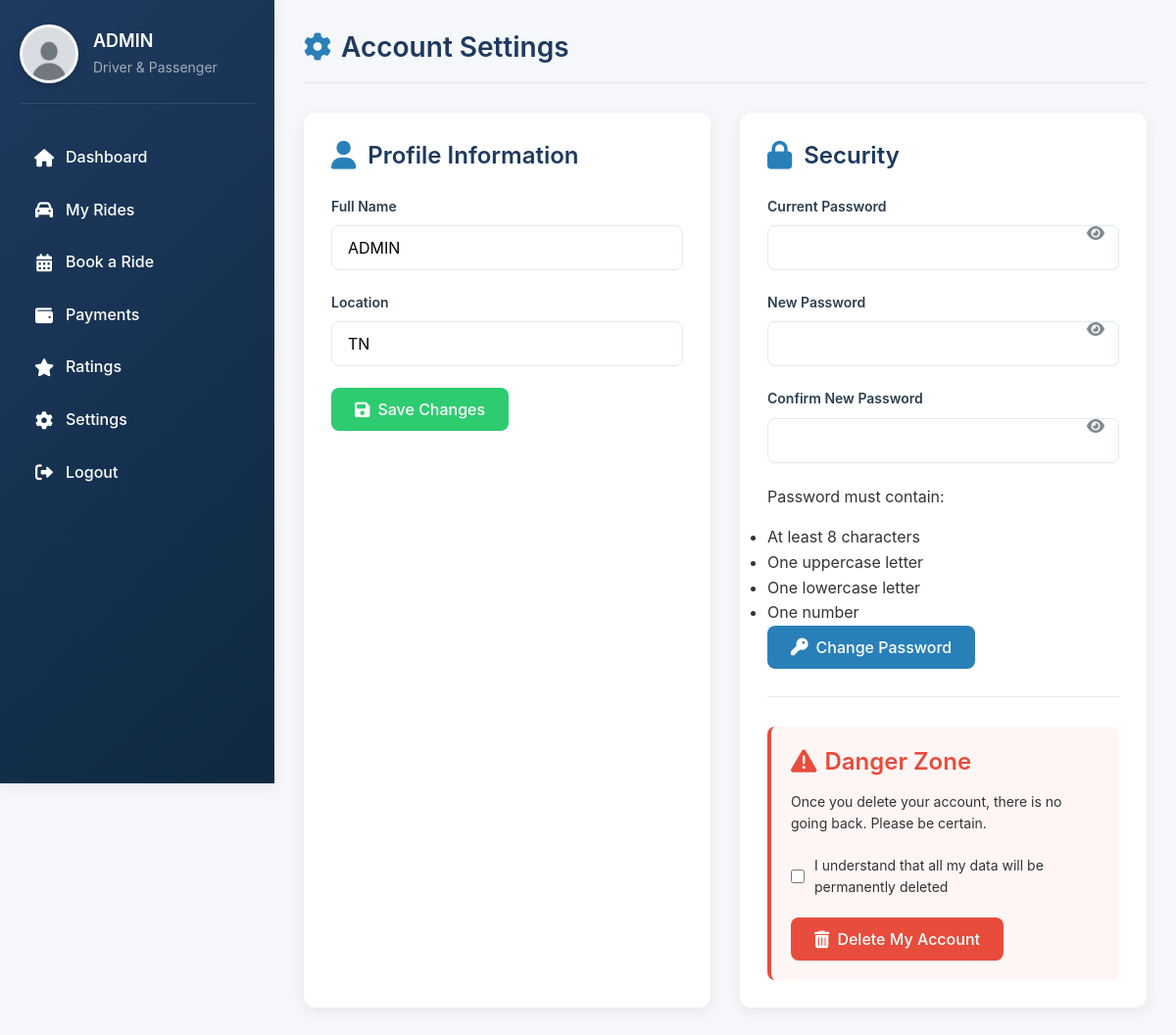
The app's page /Pages/settings.php (signed in) with its own data.
### tables this page shows
CREATE TABLE "users" (
	"id"	INTEGER,
	"username"	TEXT NOT NULL UNIQUE,
	"email"	TEXT NOT NULL UNIQUE,
	"password"	TEXT NOT NULL,
	"Region"	TEXT NOT NULL,
	"is_driver"	BOOLEAN DEFAULT 0,
	"is_student"	BOOLEAN DEFAULT 0,
	"Balance"	REAL DEFAULT 0,
	"score"	REAL DEFAULT 5.0,
	"created_at"	TIMESTAMP DEFAULT CURRENT_TIMESTAMP,
	PRIMARY KEY("id" AUTOINCREMENT)
);

### classes/users.php (called while the page is built, shortened)
<?php
class User {
    private $username;
    private $region;
    private $db;
    public function __construct(PDO $db) {
        $this->db = $db;
    }
    public function load(int $userId): bool {
        try {
            $stmt = $this->db->prepare("SELECT * FROM users WHERE id = ?");
            $stmt->execute([$userId]);
            $user = $stmt->fetch(PDO::FETCH_ASSOC);
            if ($user) {
                $this->username = $user['username'];
                $this->region = $user['Region'] ?? $user['region'] ?? '';
                return true;
            }
            return false;
        } catch (PDOException $e) {
            error_log("Error loading user: " . $e->getMessage());
            return false;
        }
    }
    public function getUsername(): ?string { return $this->username; }
    public function getRegion(): ?string { return $this->region; }
}

### server/session.php (called while the page is built, shortened)
<?php
require_once __DIR__ . '/../classes/users.php';
function getDB(): PDO {
    static $pdo = null;
    if ($pdo === null) {
        $db = new Database();
        $pdo = $db->getConnection();
    }
    return $pdo;
}
function getCurrentUser(): ?User {
    $user = new User(getDB());
    return $user->load($_SESSION['user_id']) ? $user : null;
}

### server/language.php (called while the page is built, shortened)
<?php
$langDir = __DIR__ . '/../lang/';
function t($key, $default = '') {
     return $GLOBALS['translations'][$key] ?? $default;
 }$GLOBALS['translations'] = include $langDir . $GLOBALS['languages'][$GLOBALS['selectedLang']]['file'];
function addLangAndCountryToUrl($url)
{
    $lang = $_GET['lang'] ?? 'en';
    $country = $_GET['country'] ?? 'tn';
    $separator = (parse_url($url, PHP_URL_QUERY) == NULL) ? '?' : '&';
    return $url . $separator . 'lang=' . urlencode($lang) . '&country=' . urlencode($country);
}

### Pages/settings.php (the view, shortened to what this page needs)
<?php
require_once '../server/session.php';
require_once '../classes/users.php';
$currentUser = getCurrentUser();
?>
<!DOCTYPE html>
<html lang="en">
<head>
    <link rel="stylesheet" href="https://cdnjs.cloudflare.com/ajax/libs/font-awesome/6.0.0/css/all.min.css">
    <link rel="stylesheet" href="../css/settings.css">
</head>
<body>
    <?php require_once '../include/sidebar.php'; ?>
    <div class="main-content">
        <div class="settings-container">
            <div class="settings-header">
                <h1><i class="fas fa-cog"></i> Account Settings</h1>
            </div>
            <div class="settings-grid">
                <div class="settings-card">
                    <h2><i class="fas fa-user"></i> Profile Information</h2>
                    <form action="settings.php" method="POST">
                        <div class="form-group">
                            <label for="name">Full Name</label>
                            <input type="text" id="name" name="name" class="form-control"
                                   value="<?php echo htmlspecialchars($currentUser->getUsername()); ?>" required>
                        </div>
                        <div class="form-group">
                            <label for="region">Location</label>
                            <input type="text" id="region" name="region" class="form-control"
                                   value="<?php echo htmlspecialchars($currentUser->getRegion()); ?>"
                                   placeholder="Your country or city">
                        </div>
                        <button type="submit" name="update_profile" class="btn btn-success">
                            <i class="fas fa-save"></i> Save Changes
                        </button>
                    </form>
                </div>
                <div class="settings-card">
                    <h2><i class="fas fa-lock"></i> Security</h2>
                    <form action="settings.php" method="POST">
                        <div class="form-group password-toggle">
                            <label for="current_password">Current Password</label>
                            <input type="password" id="current_password" name="current_password" class="form-control" required>
                            <i class="fas fa-eye" id="toggle-current-password"></i>
                        </div>
                        <div class="form-group password-toggle">
                            <label for="new_password">New Password</label>
                            <input type="password" id="new_password" name="new_password" class="form-control" required>
                            <i class="fas fa-eye" id="toggle-new-password"></i>
                        </div>
                        <div class="form-group password-toggle">
                            <label for="confirm_password">Confirm New Password</label>
                            <input type="password" id="confirm_password" name="confirm_password" class="form-control" required>
                            <i class="fas fa-eye" id="toggle-confirm-password"></i>
                        </div>
                        <div class="password-requirements">
                            <p>Password must contain:</p>
                            <ul>
                                <li>At least 8 characters</li>
                                <li>One uppercase letter</li>
                                <li>One lowercase letter</li>
                                <li>One number</li>
                            </ul>
                        </div>
                        <button type="submit" name="change_password" class="btn">
                            <i class="fas fa-key"></i> Change Password
                        </button>
                    </form>
                    <hr class="section-divider">
                    <div class="danger-zone">
                        <h3><i class="fas fa-exclamation-triangle"></i> Danger Zone</h3>
                        <p>
                            Once you delete your account, there is no going back. Please be certain.
                        </p>
                        <form action="settings.php" method="POST" id="delete-account-form">
                            <div class="delete-confirm">
                                <input type="checkbox" id="confirm_delete" name="confirm_delete" required>
                                <label for="confirm_delete">I understand that all my data will be permanently deleted</label>
                            </div>
                            <button type="submit" name="delete_account" class="btn btn-danger" id="delete-account-btn">
                                <i class="fas fa-trash-alt"></i> Delete My Account
                            </button>
                        </form>
                    </div>
                </div>
            </div>
        </div>
    </div>
</body>
</html>

### include/sidebar.php (shortened to what this page needs)
<?php
require_once '../server/session.php';
require_once '../server/language.php';
$username = 'Guest';
$profilePic = '../src/default.jpg';
$userRole = 'Guest';
if (isLoggedIn() && isset($_SESSION['user_data'])) {
    $userData = $_SESSION['user_data'];
    $username = $userData['username'] ?? 'User';
    $profilePic = $userData['profile_picture'] ?? '../src/default.jpg';
    $roles = [];
if (!empty($userData['is_driver'])) {
    $roles[] = t('roles.driver', 'Driver');
}
$roles[] = t('roles.passenger', 'Passenger');
$userRole = implode(' & ', $roles);
}
?>
<link rel="stylesheet" href="../css/sidebar.css">
<aside class="sidebar">
    <div class="profile">
        <div class="profile-pic">
            <img src="<?php echo htmlspecialchars($profilePic); ?>" alt="Profile Picture">
        </div>
        <div class="profile-info">
            <h3><?php echo htmlspecialchars($username); ?></h3>
            <p><?php echo htmlspecialchars($userRole); ?></p>
        </div>
    </div>
    <ul class="nav-menu">
        <li><a href="<?php echo addLangAndCountryToUrl('interface.php'); ?>" class="<?php echo basename($_SERVER['PHP_SELF']) == 'interface.php' ? 'active' : ''; ?>">
            <i class="fas fa-home"></i> <span><?php echo t('dashboard', 'DASHBOARD'); ?></span>
        </a></li>
        <li><a href="<?php echo addLangAndCountryToUrl('my_rides.php'); ?>">
            <i class="fas fa-car"></i> <span><?php echo t('my_rides', 'My Rides'); ?></span>
        </a></li>
        <li><a href="<?php echo addLangAndCountryToUrl('book_ride.php'); ?>">
            <i class="fas fa-calendar-alt"></i> <span><?php echo t('book_ride', 'Book a Ride'); ?></span>
        </a></li>
        <li><a href="<?php echo addLangAndCountryToUrl('payments.php'); ?>">
            <i class="fas fa-wallet"></i> <span><?php echo t('payments', 'Payments'); ?></span>
        </a></li>
        <li><a href="<?php echo addLangAndCountryToUrl('ratings.php'); ?>">
            <i class="fas fa-star"></i> <span><?php echo t('ratings', 'Ratings'); ?></span>
        </a></li>
        <li><a href="<?php echo addLangAndCountryToUrl('settings.php'); ?>">
            <i class="fas fa-cog"></i> <span><?php echo t('settings', 'Settings'); ?></span>
        </a></li>
        <li><a href="<?php echo addLangAndCountryToUrl('../index.php'); ?>">
            <i class="fas fa-sign-out-alt"></i> <span><?php echo t('logout', 'Logout'); ?></span>
        </a></li>
    </ul>
</aside>

### Css/sidebar.css (style rules this page uses)
:root { --primary: #1e3a5f; --primary-light: #2c5282; --primary-dark: #0f2942; --secondary: #2980b9; --secondary-light: #3498db; --light: #f5f7fa; --text-white: #ffffff; --text-muted: #bdc3c7; --sidebar-width: 280px; --transition-speed: 0.3s; --shadow-md: 0 4px 15px rgba(0, 0, 0, 0.07); --font-xs: 0.75rem; --font-sm: 0.875rem; --font-md: 1.125rem; }
.sidebar { width: var(--sidebar-width); background: linear-gradient(135deg, var(--primary) 0%, var(--primary-dark) 100%); color: var(--text-white); height: 100vh; position: fixed; left: 0; top: 0; padding: 25px 20px; box-shadow: var(--shadow-md); z-index: 100; transition: all var(--transition-speed); overflow-y: auto; }
.profile { display: flex; align-items: center; margin-bottom: 30px; padding-bottom: 20px; border-bottom: 1px solid rgba(255, 255, 255, 0.1); }
.profile-pic { width: 60px; height: 60px; border-radius: 50%; background-color: var(--light); display: flex; align-items: center; justify-content: center; margin-right: 15px; overflow: hidden; border: 3px solid rgba(255, 255, 255, 0.2); box-shadow: 0 3px 10px rgba(0, 0, 0, 0.15); transition: all var(--transition-speed); }
.profile-pic img { width: 100%; height: 100%; object-fit: cover; }
.profile-info h3 { font-size: var(--font-md); margin-bottom: 5px; color: var(--text-white); font-weight: 600; }
.profile-info p { font-size: var(--font-sm); opacity: 0.85; color: var(--text-muted); margin-bottom: 0; }
.nav-menu { list-style: none; margin-top: 10px; }
.nav-menu li { margin-bottom: 4px; }
.nav-menu a { color: var(--text-white); text-decoration: none; display: flex; align-items: center; padding: 12px 15px; border-radius: 8px; transition: all var(--transition-speed); font-weight: 500; position: relative; overflow: hidden; }
.nav-menu a::before { content: ''; position: absolute; left: 0; top: 0; height: 100%; width: 3px; background-color: var(--secondary-light); transform: scaleY(0); transition: transform 0.2s; }
.nav-menu i { margin-right: 12px; width: 20px; text-align: center; font-size: var(--font-md); transition: all var(--transition-speed); }

### records on screen
users: username "ADMIN", name "ADMIN", region "TN"

### other values on screen
$userRole "Driver & Passenger"
t('dashboard', 'DASHBOARD') "Dashboard"
t('my_rides', 'My Rides') "My Rides"
t('book_ride', 'Book a Ride') "Book a Ride"
t('payments', 'Payments') "Payments"
t('ratings', 'Ratings') "Ratings"
t('settings', 'Settings') "Settings"
t('logout', 'Logout') "Logout"
